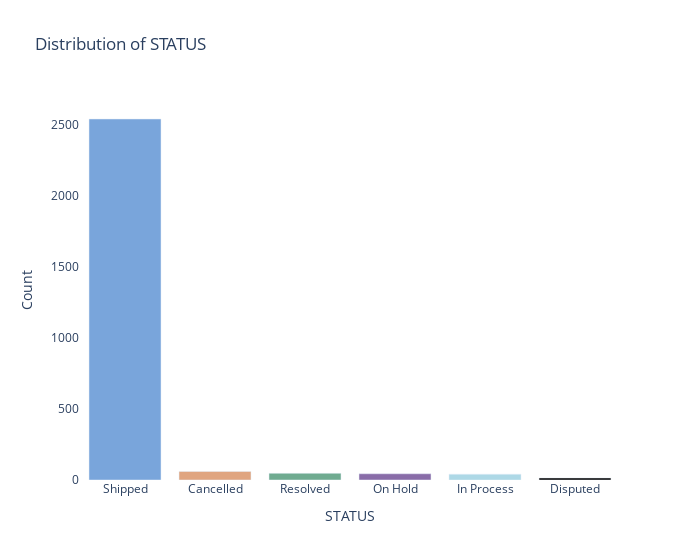
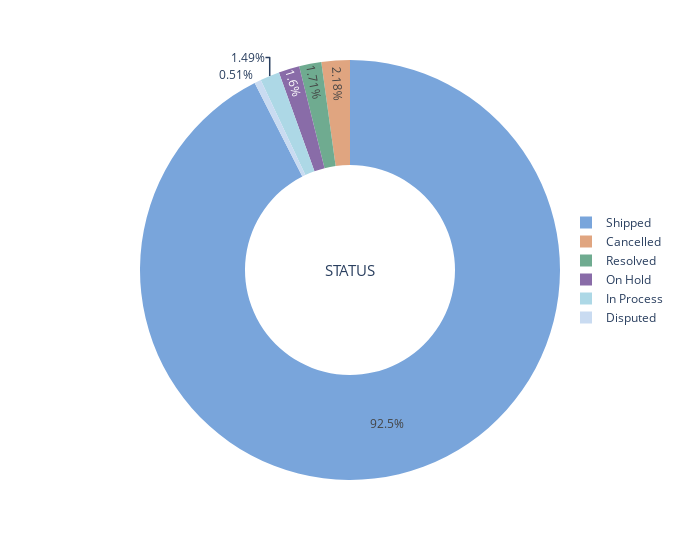
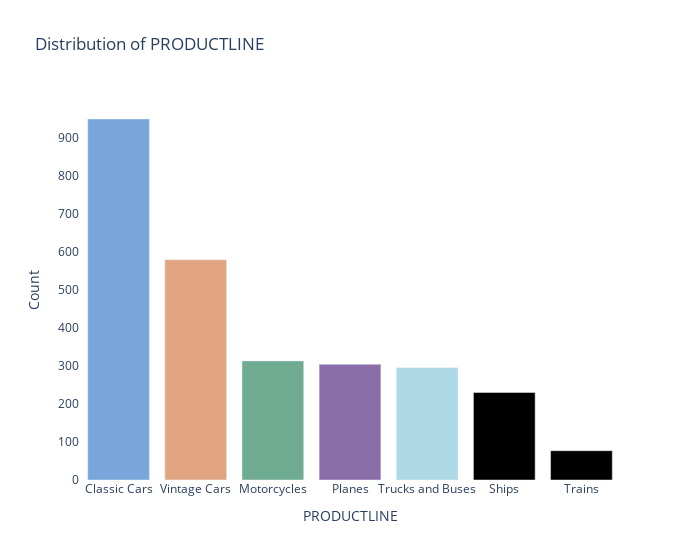
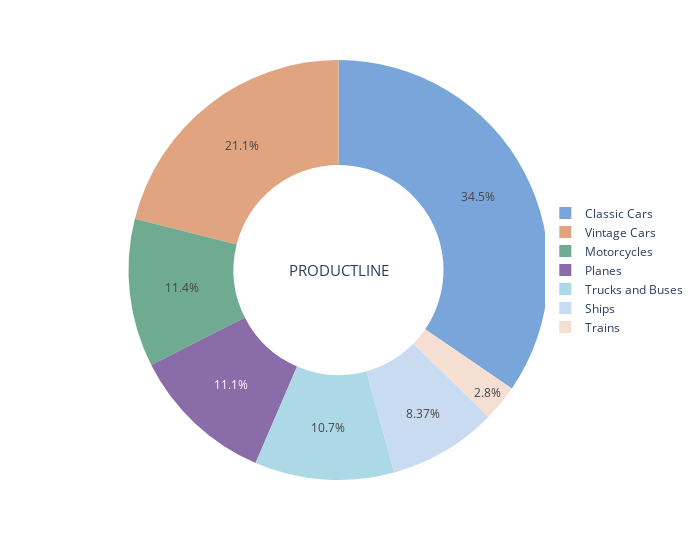

The notebook cell these images were saved under, in order:
### Markdown cell above
#### Visual Analysis of the Categorical features

### Code cell
import plotly.express as px

cat_columns = as_df[['STATUS', 'PRODUCTLINE', 'DEALSIZE']]
def Analysis_category(cols): 
    print("Distribution of", cols)  # checking the individual visual from buy bar and pie chart 
    print("_"* 60)
    colors = ['#79a5db', '#e0a580', '#6fab90', '#896ca8', '#ADD8E6']
    value_counts = cat_columns[cols].value_counts()
    
    # Count plot
    fig = px.bar(value_counts,x=value_counts.index, y=value_counts.values, title=f'Distribution of {cols}',
        labels={'x': 'Categories', 'y': 'Count'},color_discrete_sequence=[colors])
    fig.update_layout(width=700)
    fig.update_layout(plot_bgcolor='#ffffff', paper_bgcolor='#ffffff')
    fig.show()
    
    # Donut chart
    percentage = (value_counts / value_counts.sum()) * 100
    fig = px.pie( values=percentage, names=value_counts.index,
        labels={'names': 'Categories', 'values': 'Percentage'}, hole=0.5,color_discrete_sequence=colors)
    fig.add_annotation( x=0.5, y=0.5, align="center", xref="paper",
        yref="paper", showarrow=False, font_size=15, text=f'{cols}')
    fig.update_layout(legend=dict(x=0.9, y=0.5))
    fig.update_layout(width=700)
    fig.show()
    
    print("       ")
for x in cat_columns:
    Analysis_category(x)

### Figure 1 — Plotly figure (JSON) as saved in the notebook; plotly's stock layout.template omitted (floating-point values rounded to 4 significant figures)
{"data": [{"alignmentgroup": "True", "hovertemplate": "STATUS=%{x}<br>Count=%{y}<extra></extra>", "legendgroup": "", "marker": {"color": ["#79a5db", "#e0a580", "#6fab90", "#896ca8", "#ADD8E6"], "pattern": {"shape": ""}}, "name": "", "offsetgroup": "", "orientation": "v", "showlegend": false, "textposition": "auto", "type": "bar", "x": ["Shipped", "Cancelled", "Resolved", "On Hold", "In Process", "Disputed"], "xaxis": "x", "y": [2541, 60, 47, 44, 41, 14], "yaxis": "y"}], "layout": {"barmode": "relative", "legend": {"tracegroupgap": 0}, "paper_bgcolor": "#ffffff", "plot_bgcolor": "#ffffff", "title": {"text": "Distribution of STATUS"}, "width": 700, "xaxis": {"anchor": "y", "domain": [0, 1], "title": {"text": "STATUS"}}, "yaxis": {"anchor": "x", "domain": [0, 1], "title": {"text": "Count"}}}}

### Figure 2 — Plotly figure (JSON) as saved in the notebook; plotly's stock layout.template omitted (floating-point values rounded to 4 significant figures)
{"data": [{"domain": {"x": [0, 1], "y": [0, 1]}, "hole": 0.5, "hovertemplate": "Categories=%{label}<br>Percentage=%{value}<extra></extra>", "labels": ["Shipped", "Cancelled", "Resolved", "On Hold", "In Process", "Disputed"], "legendgroup": "", "name": "", "showlegend": true, "type": "pie", "values": [92.5, 2.184, 1.711, 1.602, 1.493, 0.5096]}], "layout": {"annotations": [{"align": "center", "font": {"size": 15}, "showarrow": false, "text": "STATUS", "x": 0.5, "xref": "paper", "y": 0.5, "yref": "paper"}], "legend": {"tracegroupgap": 0, "x": 0.9, "y": 0.5}, "margin": {"t": 60}, "piecolorway": ["#79a5db", "#e0a580", "#6fab90", "#896ca8", "#ADD8E6"], "width": 700}}

### Figure 3 — Plotly figure (JSON) as saved in the notebook; plotly's stock layout.template omitted (floating-point values rounded to 4 significant figures)
{"data": [{"alignmentgroup": "True", "hovertemplate": "PRODUCTLINE=%{x}<br>Count=%{y}<extra></extra>", "legendgroup": "", "marker": {"color": ["#79a5db", "#e0a580", "#6fab90", "#896ca8", "#ADD8E6"], "pattern": {"shape": ""}}, "name": "", "offsetgroup": "", "orientation": "v", "showlegend": false, "textposition": "auto", "type": "bar", "x": ["Classic Cars", "Vintage Cars", "Motorcycles", "Planes", "Trucks and Buses", "Ships", "Trains"], "xaxis": "x", "y": [949, 579, 313, 304, 295, 230, 77], "yaxis": "y"}], "layout": {"barmode": "relative", "legend": {"tracegroupgap": 0}, "paper_bgcolor": "#ffffff", "plot_bgcolor": "#ffffff", "title": {"text": "Distribution of PRODUCTLINE"}, "width": 700, "xaxis": {"anchor": "y", "domain": [0, 1], "title": {"text": "PRODUCTLINE"}}, "yaxis": {"anchor": "x", "domain": [0, 1], "title": {"text": "Count"}}}}

### Figure 4 — Plotly figure (JSON) as saved in the notebook; plotly's stock layout.template omitted (floating-point values rounded to 4 significant figures)
{"data": [{"domain": {"x": [0, 1], "y": [0, 1]}, "hole": 0.5, "hovertemplate": "Categories=%{label}<br>Percentage=%{value}<extra></extra>", "labels": ["Classic Cars", "Vintage Cars", "Motorcycles", "Planes", "Trucks and Buses", "Ships", "Trains"], "legendgroup": "", "name": "", "showlegend": true, "type": "pie", "values": [34.55, 21.08, 11.39, 11.07, 10.74, 8.373, 2.803]}], "layout": {"annotations": [{"align": "center", "font": {"size": 15}, "showarrow": false, "text": "PRODUCTLINE", "x": 0.5, "xref": "paper", "y": 0.5, "yref": "paper"}], "legend": {"tracegroupgap": 0, "x": 0.9, "y": 0.5}, "margin": {"t": 60}, "piecolorway": ["#79a5db", "#e0a580", "#6fab90", "#896ca8", "#ADD8E6"], "width": 700}}
